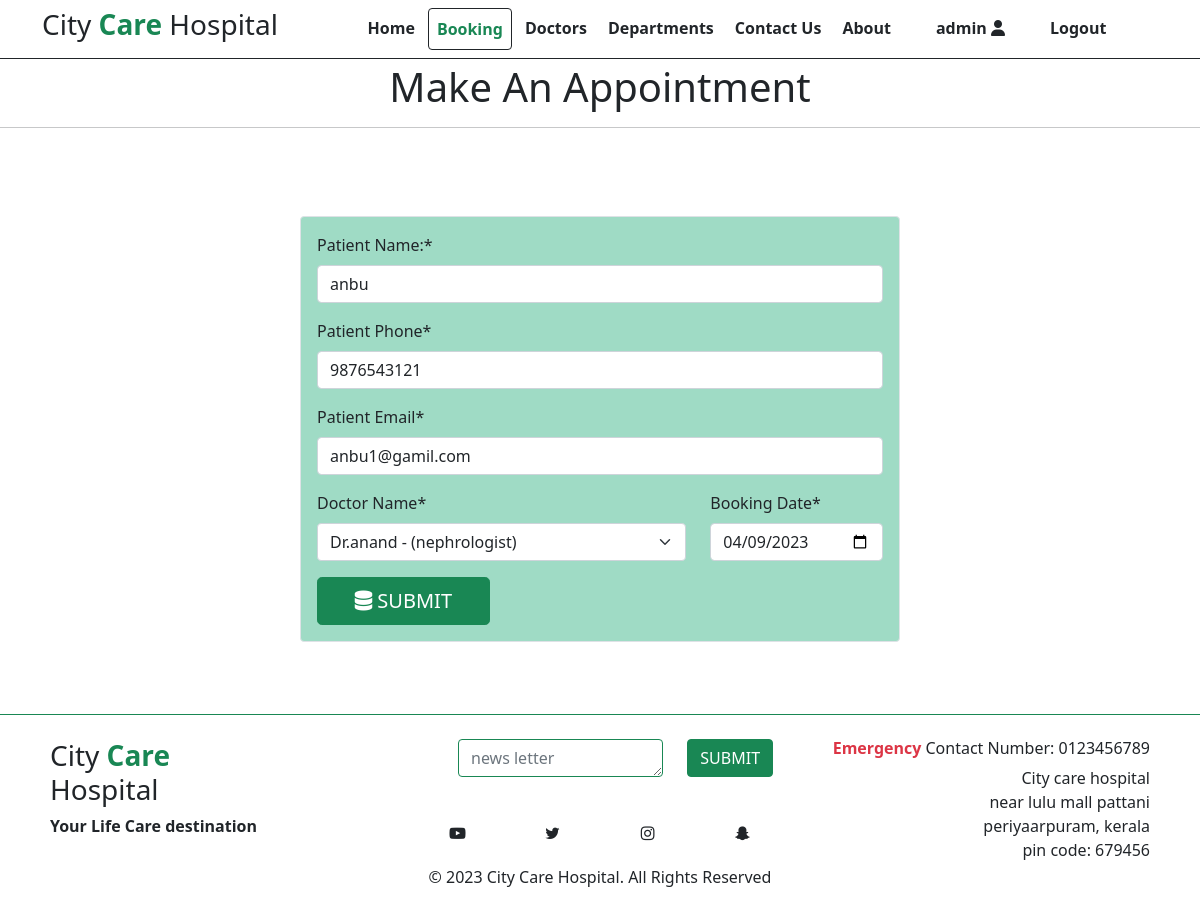
Screenshot of /103/ (signed in) with the database file from the repository.
### Hos_app/models.py (models this page shows)
class Booking(models.Model):
    p_name = models.CharField(max_length=255)
    p_phone = models.CharField(max_length=10)
    p_email = models.EmailField()
    doc_name = models.ForeignKey(Doctors, on_delete= models.CASCADE)
    Booking_date = models.DateField()
    Booked_on = models.DateField(auto_now=True)

class Doctors(models.Model):
    doc_name = models.CharField(max_length=255)
    doc_spec = models.CharField(max_length=255)
    dep_name = models.ForeignKey(Departments, on_delete=models.CASCADE)
    doc_image = models.ImageField(upload_to='doctors')
    def __str__(self):
        return 'Dr.' + self.doc_name + ' - (' + self.doc_spec + ')'

### Hos_app/views.py (the view, shortened to what this page needs)
# urls.py: path('<int:id>/', views.booking, name='booking_update'),
@login_required
def booking(request,id=0):
    if request.method == "GET":
        if id == 0:
            form = BookingForm()
        else:
            booking = Booking.objects.get(pk=id)
            form = BookingForm(instance=booking)
        return render(request,"booking.html", {'form':form})

### Hos_app/forms.py
class BookingForm(forms.ModelForm):
    class Meta:
        model = Booking
        fields = '__all__'
        widgets = {
            'Booking_date':DateInput()
        }
        labels = {
            'p_name':'Patient Name:',
            'p_phone':'Patient Phone',
            'p_email':'Patient Email',
            'doc_name':'Doctor Name',
            'Booking_date':'Booking Date',
        }

### templates/booking.html (shortened to what this page needs)
{% extends 'base.html' %}
{% load crispy_forms_tags %}
{% block nav2 %}
<li class="nav-item">
  <a class="nav-link p-2 mb-0 bg-white text-success active border border-dark rounded" href="{% url 'booking' %}">Booking</a>
</li>
{% endblock nav2 %}
{% block content %}
  <h1 class="text-center m-1">Make An Appointment</h1>
  <hr>
<br>
  <br>
  <br>
<div class="container w-50 p-3 my-20 border rounded mb-4" style="background-color:hsl(158, 45%, 74%);">
  <form action="" method="POST" autocomplete="off" class="fw-semibold">
    {{form.p_name|as_crispy_field}}
    {{form.p_phone|as_crispy_field}}
    {{form.p_email|as_crispy_field}}
        <div class="row">
            <div class="col-md-8">
                {{form.doc_name|as_crispy_field}}
            </div>
            <div class="col-md-4">
                {{form.Booking_date|as_crispy_field}}
            </div>
        </div>
        <div class="row">
            <div class="col-md-4">
                <button type="submit" class="btn btn-success btn-lg col-md-12  d-md-block"><i class="fa-solid fa-database"></i> SUBMIT</button>
            </div>
        </div>
  </form>
</div>
<br>
<br>
{% endblock content %}

### templates/base.html (shortened to what this page needs)
{% load static %}
<!DOCTYPE html>
<html>
  <head>
    <link rel="stylesheet"
      href=" https://cdn.jsdelivr.net/npm/bootstrap@5.1.3/dist/css/bootstrap.min.css ">
      <link rel="stylesheet" href="https://cdnjs.cloudflare.com/ajax/libs/font-awesome/6.3.0/css/all.min.css"
/>
      <link rel="stylesheet" href="https://cdnjs.cloudflare.com/ajax/libs/font-awesome/4.7.0/css/font-awesome.min.css">
      <link rel="stylesheet" href="{% static '/css/main.css'%}">
  </head>
  <body>
  {% block nav %}
    <nav class="navbar bg-white  navbar-expand-md sticky-top border-bottom border-dark">
      <div class="container">
        <div class="col-3 text-left pl-md-0">
          <h3 class="text-dark"> City <b class="text-success">Care</b> Hospital </h3>
        </div>
        <div class="collapse navbar-collapse justify-content-center col-md-8 navbar-collapse-3">
          <ul class="navbar-nav justify-content-center  fw-bold" style="gap: 5px;">
            {% block nav1 %}
            <li class="nav-item active">
              <a class="nav-link text-dark active" href="{% url 'index' %}">Home </a>
            </li>
            {% endblock nav1 %}
            {% block nav2 %}{% endblock nav2 %}
            {% block nav3 %}
            <li class="nav-item">
              <a class="nav-link text-dark" href="{% url 'doctors' %}">Doctors</a>
            </li>
            {% endblock nav3 %}
            {% block nav4 %}
			      <li class="nav-item">
              <a class="nav-link text-dark" href="{% url 'department' %}">Departments</a>
            </li>
            {% endblock nav4 %}
            {% block nav5 %}
            <li class="nav-item">
              <a class="nav-link text-dark" href="#contacts">Contact Us</a>
            </li>
            {% endblock nav5 %}
            {% block nav6 %}
            <li class="nav-item">
              <a class="nav-link text-dark" href="{% url 'about' %}">About</a>
            </li>
            {% endblock nav6 %}
            {% if user.is_authenticated %}
            <li class="nav-item ms-4">
              <a class="nav-link text-dark" href="{% url 'profile' user.username %}">{{user.username}} <i class="fas fa-user"></i></a>
            </li>
            <li class="nav-item ms-4">
              <a class="nav-link text-dark" href="{% url 'logout' %}">Logout</a>
            </li>
            {% endif %}
          </ul>
        </div>
      </div>
    </nav>
    {% endblock nav %}
    {% block content %}
    {% endblock content %}
	{% block footer %}
    <section class="" id="contacts">
      <footer class="pt-3 pb-2  bg-white text-dark border-top border-success">
        <div class="container d-flex bd-highlight">
          <div class="p-2 col-12 col-md-4 bd-highlight text-start">
            <h3 class="text-dark"> City <b class="text-success">Care</b><br> Hospital </h3>
            <p><b>Your Life Care destination</b></p>
          </div>
          <div class="p-2 col-12 col-md-4 bd-highlight border-dark text-center">
            <form action="#" class="d-inline">
              <div class="row ms-4">
                <div class="col-8">
                  <textarea name="" cols="12" rows="1" class="form-control border border-success" placeholder="news letter"></textarea>
                </div>
                <div class="col-2">
                <button type="submit" class="btn btn-success">SUBMIT
                </button>
                </div>
              </div>
            </form>
            <br>
            <br>
            <div class="row">
              <i class="fa fa-youtube-play col-3" aria-hidden="true"></i>
              <i class="fa fa-twitter col-3" aria-hidden="true"></i>
              <i class="fa fa-instagram col-3" aria-hidden="true"></i>
              <i class="fa fa-snapchat-ghost col-3" aria-hidden="true"></i>
            </div>
            <br>
            © 2023 City Care Hospital. All Rights Reserved
          </div>
          <div class="p-2 col-12 col-md-4 bd-highlight border-dark text-end">
            <h6><b class="text-danger">Emergency</b> Contact Number: 0123456789</h6>
            <p>City care hospital<br>
              near lulu mall pattani<br>
              periyaarpuram, kerala<br>
              pin code: 679456
            </p>
          </div>
        </div>
      </footer>
    </section>
    {% endblock  %}
  </body>
</html>

### rows the page displays
Booking: p_name "anbu", p_phone "9876543121", p_email "anbu1@gamil.com", Booking_date "04/09/2023"
Doctors: doc_name "Dr.anand - (nephrologist)"

### other values shown
{{ user.username }} "admin"
